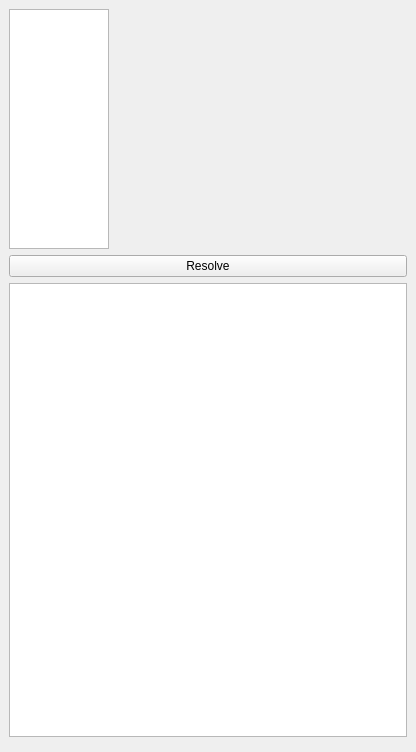
<?xml version="1.0" encoding="UTF-8"?>
<ui version="4.0">
 <class>MainWindow</class>
 <widget class="QMainWindow" name="MainWindow">
  <property name="geometry">
   <rect>
    <x>0</x>
    <y>0</y>
    <width>416</width>
    <height>752</height>
   </rect>
  </property>
  <property name="windowTitle">
   <string>MainWindow</string>
  </property>
  <widget class="QWidget" name="centralwidget">
   <layout class="QVBoxLayout" name="verticalLayout" stretch="0,0,1,0">
    <item>
     <layout class="QHBoxLayout" name="horizontalLayout">
      <item>
       <widget class="UpperCasePlainTextEdit" name="textGridEdit">
        <property name="sizePolicy">
         <sizepolicy hsizetype="Fixed" vsizetype="Fixed">
          <horstretch>0</horstretch>
          <verstretch>0</verstretch>
         </sizepolicy>
        </property>
        <property name="minimumSize">
         <size>
          <width>100</width>
          <height>240</height>
         </size>
        </property>
        <property name="maximumSize">
         <size>
          <width>100</width>
          <height>240</height>
         </size>
        </property>
        <property name="font">
         <font>
          <family>Consolas</family>
          <pointsize>30</pointsize>
          <kerning>false</kerning>
         </font>
        </property>
        <property name="inputMethodHints">
         <set>Qt::ImhMultiLine|Qt::ImhUppercaseOnly</set>
        </property>
        <property name="verticalScrollBarPolicy">
         <enum>Qt::ScrollBarAlwaysOff</enum>
        </property>
        <property name="horizontalScrollBarPolicy">
         <enum>Qt::ScrollBarAsNeeded</enum>
        </property>
        <property name="plainText">
         <string/>
        </property>
       </widget>
      </item>
      <item>
       <widget class="WordGridView" name="resolveViewWidget" native="true"/>
      </item>
     </layout>
    </item>
    <item>
     <widget class="QPushButton" name="resolvePushButton">
      <property name="text">
       <string>Resolve</string>
      </property>
     </widget>
    </item>
    <item>
     <widget class="QListWidget" name="foundListWidget"/>
    </item>
    <item>
     <widget class="QWidget" name="widget" native="true"/>
    </item>
   </layout>
  </widget>
  <widget class="QMenuBar" name="menubar">
   <property name="geometry">
    <rect>
     <x>0</x>
     <y>0</y>
     <width>416</width>
     <height>20</height>
    </rect>
   </property>
  </widget>
 </widget>
 <customwidgets>
  <customwidget>
   <class>UpperCasePlainTextEdit</class>
   <extends>QPlainTextEdit</extends>
   <header>uppercaseplaintextedit.h</header>
  </customwidget>
  <customwidget>
   <class>WordGridView</class>
   <extends>QWidget</extends>
   <header>wordgridview.h</header>
   <container>1</container>
  </customwidget>
 </customwidgets>
 <resources/>
 <connections/>
</ui>
